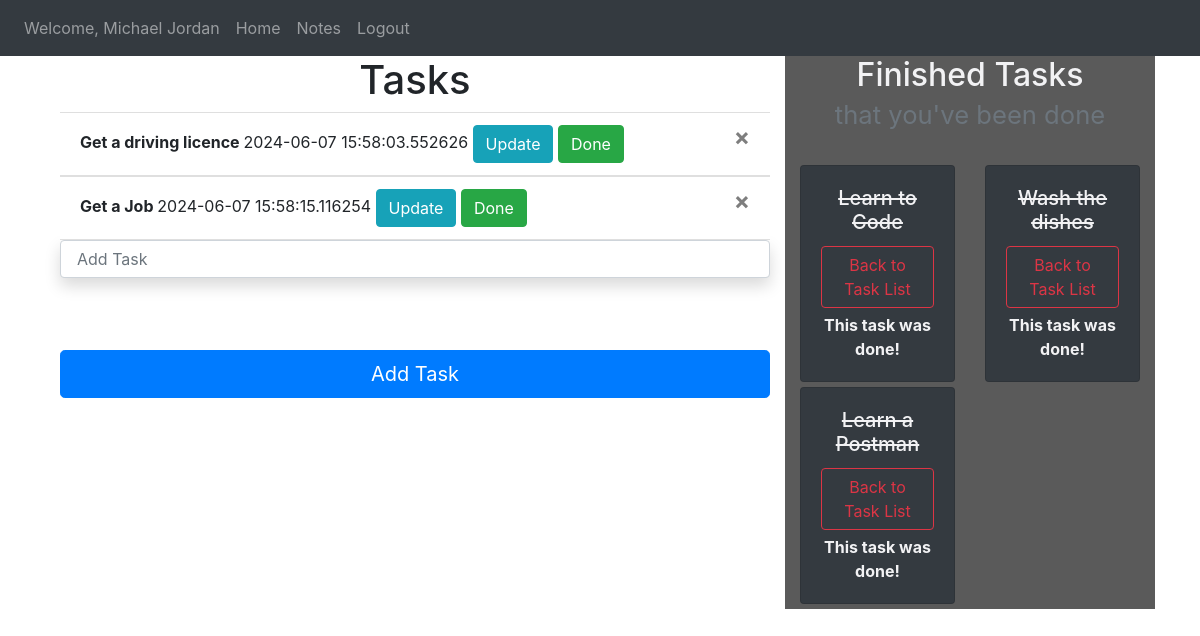
The page /welcome (signed in) on the database its author committed.
### website/module.py (models this page shows, shortened)
class User(db.Model, UserMixin):
    id = db.Column(db.Integer, primary_key=True, nullable=False)
    email = db.Column(db.String(30), unique=True, nullable=False)
    password = db.Column(db.String(30),nullable=False)
    first_name = db.Column(db.String(40), nullable=False)
    notes = db.relationship('Note', backref='notes_owner', lazy=True)

class Note(db.Model):
    id = db.Column(db.Integer, primary_key=True, nullable=False)
    data = db.Column(db.String(50))
    date = db.Column(db.DateTime, default=datetime.utcnow)
    user_id = db.Column(db.Integer, db.ForeignKey('user.id')) # owner of notes
    done = db.Column(db.Boolean, default=False)
    @property
    def get_is_done(self):
        return self.done

### website/views.py (the view, shortened to what this page needs)
@views.route('/welcome', methods=['GET','POST'])
@login_required
def home(): #notes home page
    create_task = CreateNotes()
    update_task = UpdateNotes()
    finished_task = FinishedNotes()
    back_to_task = BackToTask()
    tasks = Note.query.filter_by(user_id=current_user.id,done=False) # user_id=current_user.id
    if tasks.count() < 1 :
        flash("Congratulations! You've done all tasks!",category='success')
    done_tasks = Note.query.filter_by(user_id=current_user.id,done=True)
    if done_tasks.count() < 1:
        flash("You didn't start to do your tasks! Let's get started!",category='warning')
    return render_template("home.html",
                            user=current_user,
                            create_task=create_task ,
                            update_task=update_task,
                            finished_task=finished_task,
                            tasks=tasks, #return list
                            done_tasks=done_tasks, #return list
                            back_to_task=back_to_task)

### website/form.py
class CreateNotes(FlaskForm):
    note = StringField(validators=[Length(min=2,max=50), DataRequired()])
    submit = SubmitField(label="Add Task")

class UpdateNotes(FlaskForm):
    updated_data = StringField(label="Update Task", validators=[Length(min=2,max=60)])
    submit = SubmitField(label='Update')

### website/__init__.py (called while the page is built)
def create_app():
    app = Flask(__name__)
    app.config.from_object("config")
    app.app_context().push()
    db.init_app(app)
    from .views import views # <=> from website import views
    from .auth import auth
    app.register_blueprint(views, url_prefix='/')
    app.register_blueprint(auth, url_prefix='/') # before you call url you must type /auth/..
    from .module import User
    login_manager.login_view = 'auth.login' # if you arent logged in where to go...
    login_manager.login_message_category = "info"
    login_manager.init_app(app)
    @login_manager.user_loader
    def load_user(id):
        return User.query.get(int(id))
    migrate.init_app(app,db)
    app.register_blueprint(blueprint=blueprint)
    ma.init_app(app)
    return app

### website/templates/home.html (shortened to what this page needs)
{% extends 'base.html' %}
{% block content %}
<div class="container">
   <div class="row">
      <div class="col-8">
         <h1 class="h1" style="text-align: center;">Tasks</h1>
         <ul class="list-group list-group-flush" id="notes">
            {% for note in tasks %}
            <li class="list-group-item">
               <span style="font-weight: bold;">
               {{note.data}}
               </span>
               {{note.date}}
               <button class="btn btn-outline btn-info" data-toggle="modal" data-target="#Modal-MoreInfo-{{note.id}}">Update</button>
               <button class="btn btn-outline btn-success" data-toggle="modal" data-target="#Modal-DoneInfo-{{note.id}}">Done</button>
               <button type="button" class="close" onclick="deleteNote({{note.id}})" data-toggle="tooltip" data-placement="bottom" title="Delete">
               <span aria-hidden="true" >&times;</span>
               </button>
            </li>
            {% endfor %}
         </ul>
         <form action="" method="POST" class="form-signin">
            {{ create_task.note(class="form-control shadow p-3 mb-5 bg-white rounded", placeholder="Add Task") }}
            <br>
            {{create_task.submit(class="btn btn-primary btn-lg btn-block")}}
         </form>
      </div>
      <div class="col-4">
         <h2 class="h2" style="text-align: center;">
            Finished Tasks
            <br>
            <small class="text-muted">that you've been done</small>
         </h2>
         <br>
         <div class="row">
            {% for done_task in done_tasks %}
            <div class="col-md-6">
               <div style="margin-bottom: 5px" class="card text-center bg-dark">
                  <div class="card-body">
                     <h5 class="card-title" id="was_done">{{ done_task.data }}</h5>
                     <button type="button" class="btn btn-outline-danger" style="margin-bottom: 5px"
                        data-toggle="modal" data-target="#Modal-BackToTask-{{ done_task.id }}">
                     Back to Task List
                     </button>
                     <p class="card-text"><strong>
                        This task was done!
                        </strong>
                     </p>
                  </div>
               </div>
            </div>
            {% endfor %}
         </div>
      </div>
   </div>
</div>
</div>
{% endblock %}

### website/templates/base.html (shortened to what this page needs)
<!DOCTYPE html>
<html lang="en">
<head>
    <link
    rel="stylesheet"
    href="https://stackpath.bootstrapcdn.com/bootstrap/4.4.1/css/bootstrap.min.css"
    />
    <link
    rel="stylesheet"
    href="https://stackpath.bootstrapcdn.com/font-awesome/4.7.0/css/font-awesome.min.css"
    />
    <link rel="stylesheet" href="{{url_for('static',filename='style.css')}}">
</head>
<body>
    <nav class="navbar navbar-expand-lg navbar-dark bg-dark">
        <div class="collapse navbar-collapse" id="navbar">
            <div class="navbar-nav">
              {% if user.is_authenticated %}
                <li class="nav-item">
                  <a class="nav-link" >Welcome, {{current_user.first_name}}</a>
                 </li>
                <a class="nav-item nav-link" id="home" href="{{url_for('views.index_page')}}">Home</a>
                <a class="nav-item nav-link" id="notes" href="{{url_for('views.home')}}">Notes</a>
                <div id="left-logout">
                  <a class="nav-item nav-link" id="logout" href="{{url_for('auth.logout')}}">Logout</a>
                </div>
              {% else %}
               <a class="nav-item nav-link" id="login" href="{{url_for('auth.login')}}">Login</a>
               <a class="nav-item nav-link" id="signUp" href="{{url_for('auth.sign_up')}}">Sign Up</a>
               <a class="nav-item nav-link" id="notes" href="{{url_for('views.index_page')}}">Notes</a>
              {% endif%}
            </div>
        </div>
    </nav>
    <div class="container">
        {% block content %} {% endblock %}
</body>
</html>

### website/static/style.css (style rules this page uses)
#left-logout { float: right; }
.col-4 { background-color: rgb(90, 90, 90); color:rgb(242, 242, 244); }
#was_done { text-decoration: line-through; }
small { color: rgb(215, 250, 251); }

### rows shown on the page
User: first_name "Michael Jordan"
Note: data "Get a driving licence", date "2024-06-07 15:58:03.552626"
Note: data "Get a Job", date "2024-06-07 15:58:15.116254"
Note: data "Learn to Code"
Note: data "Wash the dishes"
Note: data "Learn a Postman"
